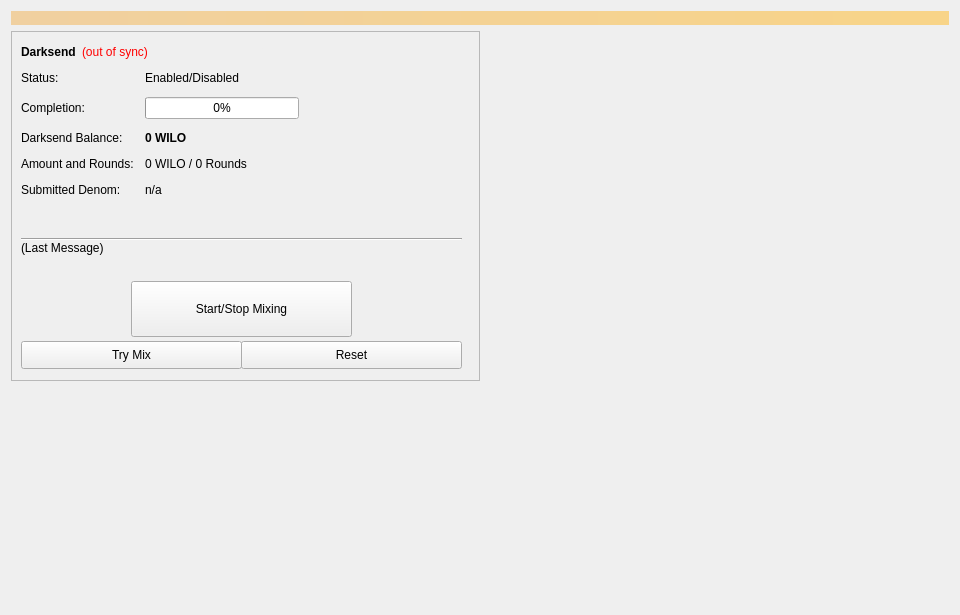
<?xml version="1.0" encoding="UTF-8"?>
<ui version="4.0">
 <class>Coinmix</class>
 <widget class="QWidget" name="Coinmix">
  <property name="geometry">
   <rect>
    <x>0</x>
    <y>0</y>
    <width>960</width>
    <height>615</height>
   </rect>
  </property>
  <property name="minimumSize">
   <size>
    <width>960</width>
    <height>0</height>
   </size>
  </property>
  <property name="windowTitle">
   <string>Form</string>
  </property>
  <layout class="QVBoxLayout" name="topLayout">
   <item>
    <widget class="QLabel" name="labelAlerts">
     <property name="visible">
      <bool>false</bool>
     </property>
     <property name="styleSheet">
      <string notr="true">background-color: qlineargradient(x1: 0, y1: 0, x2: 1, y2: 0, stop:0 #F0D0A0, stop:1 #F8D488); color:#000000;</string>
     </property>
     <property name="wordWrap">
      <bool>true</bool>
     </property>
     <property name="margin">
      <number>3</number>
     </property>
    </widget>
   </item>
   <item>
    <layout class="QHBoxLayout" name="horizontalLayout" stretch="1,1">
     <item>
      <layout class="QVBoxLayout" name="verticalLayout_2">
       <item>
        <widget class="QFrame" name="frameDarksend">
         <property name="minimumSize">
          <size>
           <width>0</width>
           <height>350</height>
          </size>
         </property>
         <property name="layoutDirection">
          <enum>Qt::LeftToRight</enum>
         </property>
         <property name="frameShape">
          <enum>QFrame::StyledPanel</enum>
         </property>
         <property name="frameShadow">
          <enum>QFrame::Raised</enum>
         </property>
         <widget class="QWidget" name="formLayoutWidget">
          <property name="geometry">
           <rect>
            <x>10</x>
            <y>40</y>
            <width>451</width>
            <height>161</height>
           </rect>
          </property>
          <layout class="QFormLayout" name="formLayout">
           <property name="fieldGrowthPolicy">
            <enum>QFormLayout::AllNonFixedFieldsGrow</enum>
           </property>
           <property name="horizontalSpacing">
            <number>11</number>
           </property>
           <property name="verticalSpacing">
            <number>12</number>
           </property>
           <item row="0" column="0">
            <widget class="QLabel" name="label_6">
             <property name="text">
              <string>Status:</string>
             </property>
            </widget>
           </item>
           <item row="1" column="0">
            <widget class="QLabel" name="label_7">
             <property name="text">
              <string>Completion:</string>
             </property>
            </widget>
           </item>
           <item row="1" column="1">
            <widget class="QProgressBar" name="DarksendProgress">
             <property name="maximumSize">
              <size>
               <width>154</width>
               <height>16777215</height>
              </size>
             </property>
             <property name="value">
              <number>0</number>
             </property>
            </widget>
           </item>
           <item row="2" column="0">
            <widget class="QLabel" name="labelAnonymizedText">
             <property name="text">
              <string>Darksend Balance:</string>
             </property>
            </widget>
           </item>
           <item row="2" column="1">
            <widget class="QLabel" name="labelAnonymized">
             <property name="font">
              <font>
               <weight>75</weight>
               <bold>true</bold>
              </font>
             </property>
             <property name="text">
              <string notr="true">0 WILO</string>
             </property>
            </widget>
           </item>
           <item row="3" column="0">
            <widget class="QLabel" name="label_8">
             <property name="text">
              <string>Amount and Rounds:</string>
             </property>
            </widget>
           </item>
           <item row="3" column="1">
            <widget class="QLabel" name="labelAmountRounds">
             <property name="text">
              <string>0 WILO / 0 Rounds</string>
             </property>
            </widget>
           </item>
           <item row="4" column="0">
            <widget class="QLabel" name="label_9">
             <property name="text">
              <string>Submitted Denom:</string>
             </property>
            </widget>
           </item>
           <item row="4" column="1">
            <widget class="QLabel" name="labelSubmittedDenom">
             <property name="toolTip">
              <string>The denominations you submitted to the Masternode.&lt;br&gt;To mix, other users must submit the exact same denominations.</string>
             </property>
             <property name="text">
              <string>n/a</string>
             </property>
            </widget>
           </item>
           <item row="0" column="1">
            <widget class="QLabel" name="DarksendEnabled">
             <property name="text">
              <string>Enabled/Disabled</string>
             </property>
            </widget>
           </item>
          </layout>
         </widget>
         <widget class="QPushButton" name="runAutoDenom">
          <property name="geometry">
           <rect>
            <x>251</x>
            <y>17</y>
            <width>1</width>
            <height>1</height>
           </rect>
          </property>
          <property name="palette">
           <palette>
            <active>
             <colorrole role="WindowText">
              <brush brushstyle="SolidPattern">
               <color alpha="255">
                <red>0</red>
                <green>0</green>
                <blue>0</blue>
               </color>
              </brush>
             </colorrole>
             <colorrole role="Button">
              <brush brushstyle="SolidPattern">
               <color alpha="255">
                <red>239</red>
                <green>238</green>
                <blue>238</blue>
               </color>
              </brush>
             </colorrole>
             <colorrole role="Light">
              <brush brushstyle="SolidPattern">
               <color alpha="255">
                <red>255</red>
                <green>255</green>
                <blue>255</blue>
               </color>
              </brush>
             </colorrole>
             <colorrole role="Midlight">
              <brush brushstyle="SolidPattern">
               <color alpha="255">
                <red>247</red>
                <green>246</green>
                <blue>246</blue>
               </color>
              </brush>
             </colorrole>
             <colorrole role="Dark">
              <brush brushstyle="SolidPattern">
               <color alpha="255">
                <red>119</red>
                <green>119</green>
                <blue>119</blue>
               </color>
              </brush>
             </colorrole>
             <colorrole role="Mid">
              <brush brushstyle="SolidPattern">
               <color alpha="255">
                <red>159</red>
                <green>159</green>
                <blue>159</blue>
               </color>
              </brush>
             </colorrole>
             <colorrole role="Text">
              <brush brushstyle="SolidPattern">
               <color alpha="255">
                <red>0</red>
                <green>0</green>
                <blue>0</blue>
               </color>
              </brush>
             </colorrole>
             <colorrole role="BrightText">
              <brush brushstyle="SolidPattern">
               <color alpha="255">
                <red>255</red>
                <green>255</green>
                <blue>255</blue>
               </color>
              </brush>
             </colorrole>
             <colorrole role="ButtonText">
              <brush brushstyle="SolidPattern">
               <color alpha="255">
                <red>0</red>
                <green>0</green>
                <blue>0</blue>
               </color>
              </brush>
             </colorrole>
             <colorrole role="Base">
              <brush brushstyle="SolidPattern">
               <color alpha="255">
                <red>255</red>
                <green>255</green>
                <blue>255</blue>
               </color>
              </brush>
             </colorrole>
             <colorrole role="Window">
              <brush brushstyle="SolidPattern">
               <color alpha="255">
                <red>239</red>
                <green>238</green>
                <blue>238</blue>
               </color>
              </brush>
             </colorrole>
             <colorrole role="Shadow">
              <brush brushstyle="SolidPattern">
               <color alpha="255">
                <red>0</red>
                <green>0</green>
                <blue>0</blue>
               </color>
              </brush>
             </colorrole>
             <colorrole role="AlternateBase">
              <brush brushstyle="SolidPattern">
               <color alpha="255">
                <red>247</red>
                <green>246</green>
                <blue>246</blue>
               </color>
              </brush>
             </colorrole>
             <colorrole role="ToolTipBase">
              <brush brushstyle="SolidPattern">
               <color alpha="255">
                <red>255</red>
                <green>255</green>
                <blue>220</blue>
               </color>
              </brush>
             </colorrole>
             <colorrole role="ToolTipText">
              <brush brushstyle="SolidPattern">
               <color alpha="255">
                <red>0</red>
                <green>0</green>
                <blue>0</blue>
               </color>
              </brush>
             </colorrole>
            </active>
            <inactive>
             <colorrole role="WindowText">
              <brush brushstyle="SolidPattern">
               <color alpha="255">
                <red>0</red>
                <green>0</green>
                <blue>0</blue>
               </color>
              </brush>
             </colorrole>
             <colorrole role="Button">
              <brush brushstyle="SolidPattern">
               <color alpha="255">
                <red>239</red>
                <green>238</green>
                <blue>238</blue>
               </color>
              </brush>
             </colorrole>
             <colorrole role="Light">
              <brush brushstyle="SolidPattern">
               <color alpha="255">
                <red>255</red>
                <green>255</green>
                <blue>255</blue>
               </color>
              </brush>
             </colorrole>
             <colorrole role="Midlight">
              <brush brushstyle="SolidPattern">
               <color alpha="255">
                <red>247</red>
                <green>246</green>
                <blue>246</blue>
               </color>
              </brush>
             </colorrole>
             <colorrole role="Dark">
              <brush brushstyle="SolidPattern">
               <color alpha="255">
                <red>119</red>
                <green>119</green>
                <blue>119</blue>
               </color>
              </brush>
             </colorrole>
             <colorrole role="Mid">
              <brush brushstyle="SolidPattern">
               <color alpha="255">
                <red>159</red>
                <green>159</green>
                <blue>159</blue>
               </color>
              </brush>
             </colorrole>
             <colorrole role="Text">
              <brush brushstyle="SolidPattern">
               <color alpha="255">
                <red>0</red>
                <green>0</green>
                <blue>0</blue>
               </color>
              </brush>
             </colorrole>
             <colorrole role="BrightText">
              <brush brushstyle="SolidPattern">
               <color alpha="255">
                <red>255</red>
                <green>255</green>
                <blue>255</blue>
               </color>
              </brush>
             </colorrole>
             <colorrole role="ButtonText">
              <brush brushstyle="SolidPattern">
               <color alpha="255">
                <red>0</red>
                <green>0</green>
                <blue>0</blue>
               </color>
              </brush>
             </colorrole>
             <colorrole role="Base">
              <brush brushstyle="SolidPattern">
               <color alpha="255">
                <red>255</red>
                <green>255</green>
                <blue>255</blue>
               </color>
              </brush>
             </colorrole>
             <colorrole role="Window">
              <brush brushstyle="SolidPattern">
               <color alpha="255">
                <red>239</red>
                <green>238</green>
                <blue>238</blue>
               </color>
              </brush>
             </colorrole>
             <colorrole role="Shadow">
              <brush brushstyle="SolidPattern">
               <color alpha="255">
                <red>0</red>
                <green>0</green>
                <blue>0</blue>
               </color>
              </brush>
             </colorrole>
             <colorrole role="AlternateBase">
              <brush brushstyle="SolidPattern">
               <color alpha="255">
                <red>247</red>
                <green>246</green>
                <blue>246</blue>
               </color>
              </brush>
             </colorrole>
             <colorrole role="ToolTipBase">
              <brush brushstyle="SolidPattern">
               <color alpha="255">
                <red>255</red>
                <green>255</green>
                <blue>220</blue>
               </color>
              </brush>
             </colorrole>
             <colorrole role="ToolTipText">
              <brush brushstyle="SolidPattern">
               <color alpha="255">
                <red>0</red>
                <green>0</green>
                <blue>0</blue>
               </color>
              </brush>
             </colorrole>
            </inactive>
            <disabled>
             <colorrole role="WindowText">
              <brush brushstyle="SolidPattern">
               <color alpha="255">
                <red>119</red>
                <green>119</green>
                <blue>119</blue>
               </color>
              </brush>
             </colorrole>
             <colorrole role="Button">
              <brush brushstyle="SolidPattern">
               <color alpha="255">
                <red>239</red>
                <green>238</green>
                <blue>238</blue>
               </color>
              </brush>
             </colorrole>
             <colorrole role="Light">
              <brush brushstyle="SolidPattern">
               <color alpha="255">
                <red>255</red>
                <green>255</green>
                <blue>255</blue>
               </color>
              </brush>
             </colorrole>
             <colorrole role="Midlight">
              <brush brushstyle="SolidPattern">
               <color alpha="255">
                <red>247</red>
                <green>246</green>
                <blue>246</blue>
               </color>
              </brush>
             </colorrole>
             <colorrole role="Dark">
              <brush brushstyle="SolidPattern">
               <color alpha="255">
                <red>119</red>
                <green>119</green>
                <blue>119</blue>
               </color>
              </brush>
             </colorrole>
             <colorrole role="Mid">
              <brush brushstyle="SolidPattern">
               <color alpha="255">
                <red>159</red>
                <green>159</green>
                <blue>159</blue>
               </color>
              </brush>
             </colorrole>
             <colorrole role="Text">
              <brush brushstyle="SolidPattern">
               <color alpha="255">
                <red>119</red>
                <green>119</green>
                <blue>119</blue>
               </color>
              </brush>
             </colorrole>
             <colorrole role="BrightText">
              <brush brushstyle="SolidPattern">
               <color alpha="255">
                <red>255</red>
                <green>255</green>
                <blue>255</blue>
               </color>
              </brush>
             </colorrole>
             <colorrole role="ButtonText">
              <brush brushstyle="SolidPattern">
               <color alpha="255">
                <red>119</red>
                <green>119</green>
                <blue>119</blue>
               </color>
              </brush>
             </colorrole>
             <colorrole role="Base">
              <brush brushstyle="SolidPattern">
               <color alpha="255">
                <red>239</red>
                <green>238</green>
                <blue>238</blue>
               </color>
              </brush>
             </colorrole>
             <colorrole role="Window">
              <brush brushstyle="SolidPattern">
               <color alpha="255">
                <red>239</red>
                <green>238</green>
                <blue>238</blue>
               </color>
              </brush>
             </colorrole>
             <colorrole role="Shadow">
              <brush brushstyle="SolidPattern">
               <color alpha="255">
                <red>0</red>
                <green>0</green>
                <blue>0</blue>
               </color>
              </brush>
             </colorrole>
             <colorrole role="AlternateBase">
              <brush brushstyle="SolidPattern">
               <color alpha="255">
                <red>239</red>
                <green>238</green>
                <blue>238</blue>
               </color>
              </brush>
             </colorrole>
             <colorrole role="ToolTipBase">
              <brush brushstyle="SolidPattern">
               <color alpha="255">
                <red>255</red>
                <green>255</green>
                <blue>220</blue>
               </color>
              </brush>
             </colorrole>
             <colorrole role="ToolTipText">
              <brush brushstyle="SolidPattern">
               <color alpha="255">
                <red>0</red>
                <green>0</green>
                <blue>0</blue>
               </color>
              </brush>
             </colorrole>
            </disabled>
           </palette>
          </property>
          <property name="focusPolicy">
           <enum>Qt::NoFocus</enum>
          </property>
          <property name="autoFillBackground">
           <bool>true</bool>
          </property>
          <property name="text">
           <string/>
          </property>
          <property name="flat">
           <bool>true</bool>
          </property>
         </widget>
         <widget class="QPushButton" name="toggleDarksend">
          <property name="geometry">
           <rect>
            <x>120</x>
            <y>250</y>
            <width>221</width>
            <height>56</height>
           </rect>
          </property>
          <property name="sizePolicy">
           <sizepolicy hsizetype="MinimumExpanding" vsizetype="Fixed">
            <horstretch>0</horstretch>
            <verstretch>0</verstretch>
           </sizepolicy>
          </property>
          <property name="text">
           <string>Start/Stop Mixing</string>
          </property>
         </widget>
         <widget class="Line" name="lineLastMessage">
          <property name="geometry">
           <rect>
            <x>10</x>
            <y>200</y>
            <width>441</width>
            <height>16</height>
           </rect>
          </property>
          <property name="orientation">
           <enum>Qt::Horizontal</enum>
          </property>
         </widget>
         <widget class="QLabel" name="DarksendStatus">
          <property name="geometry">
           <rect>
            <x>10</x>
            <y>210</y>
            <width>451</width>
            <height>43</height>
           </rect>
          </property>
          <property name="minimumSize">
           <size>
            <width>288</width>
            <height>43</height>
           </size>
          </property>
          <property name="text">
           <string>(Last Message)</string>
          </property>
          <property name="alignment">
           <set>Qt::AlignLeading|Qt::AlignLeft|Qt::AlignTop</set>
          </property>
          <property name="wordWrap">
           <bool>true</bool>
          </property>
         </widget>
         <widget class="QPushButton" name="DarksendAuto">
          <property name="geometry">
           <rect>
            <x>10</x>
            <y>310</y>
            <width>221</width>
            <height>28</height>
           </rect>
          </property>
          <property name="sizePolicy">
           <sizepolicy hsizetype="MinimumExpanding" vsizetype="Fixed">
            <horstretch>0</horstretch>
            <verstretch>0</verstretch>
           </sizepolicy>
          </property>
          <property name="toolTip">
           <string>Try to manually submit a Darksend request.</string>
          </property>
          <property name="text">
           <string>Try Mix</string>
          </property>
         </widget>
         <widget class="QPushButton" name="DarksendReset">
          <property name="geometry">
           <rect>
            <x>230</x>
            <y>310</y>
            <width>221</width>
            <height>28</height>
           </rect>
          </property>
          <property name="sizePolicy">
           <sizepolicy hsizetype="MinimumExpanding" vsizetype="Fixed">
            <horstretch>0</horstretch>
            <verstretch>0</verstretch>
           </sizepolicy>
          </property>
          <property name="toolTip">
           <string>Reset the current status of Darksend (can interrupt Darksend if it's in the process of Mixing, which can cost you money!)</string>
          </property>
          <property name="autoFillBackground">
           <bool>false</bool>
          </property>
          <property name="text">
           <string>Reset</string>
          </property>
         </widget>
         <widget class="QWidget" name="layoutWidget">
          <property name="geometry">
           <rect>
            <x>10</x>
            <y>10</y>
            <width>431</width>
            <height>22</height>
           </rect>
          </property>
          <layout class="QHBoxLayout" name="horizontalLayout_5">
           <item>
            <widget class="QLabel" name="label_2">
             <property name="font">
              <font>
               <weight>75</weight>
               <bold>true</bold>
              </font>
             </property>
             <property name="text">
              <string>Darksend</string>
             </property>
            </widget>
           </item>
           <item>
            <widget class="QLabel" name="labelDarksendSyncStatus">
             <property name="toolTip">
              <string>The displayed information may be out of date. Your wallet automatically synchronizes with the WILO network after a connection is established, but this process has not completed yet.</string>
             </property>
             <property name="styleSheet">
              <string notr="true">QLabel { color: red; }</string>
             </property>
             <property name="text">
              <string notr="true">(out of sync)</string>
             </property>
             <property name="alignment">
              <set>Qt::AlignLeading|Qt::AlignLeft|Qt::AlignVCenter</set>
             </property>
            </widget>
           </item>
           <item>
            <spacer name="horizontalSpacer_4">
             <property name="orientation">
              <enum>Qt::Horizontal</enum>
             </property>
             <property name="sizeHint" stdset="0">
              <size>
               <width>40</width>
               <height>20</height>
              </size>
             </property>
            </spacer>
           </item>
          </layout>
         </widget>
        </widget>
       </item>
       <item>
        <spacer name="verticalSpacer">
         <property name="orientation">
          <enum>Qt::Vertical</enum>
         </property>
         <property name="sizeHint" stdset="0">
          <size>
           <width>20</width>
           <height>40</height>
          </size>
         </property>
        </spacer>
       </item>
      </layout>
     </item>
     <item>
      <layout class="QVBoxLayout" name="verticalLayout_3">
       <item>
        <spacer name="verticalSpacer_2">
         <property name="orientation">
          <enum>Qt::Vertical</enum>
         </property>
         <property name="sizeType">
          <enum>QSizePolicy::Expanding</enum>
         </property>
         <property name="sizeHint" stdset="0">
          <size>
           <width>20</width>
           <height>40</height>
          </size>
         </property>
        </spacer>
       </item>
      </layout>
     </item>
    </layout>
   </item>
  </layout>
 </widget>
 <resources/>
 <connections/>
</ui>
